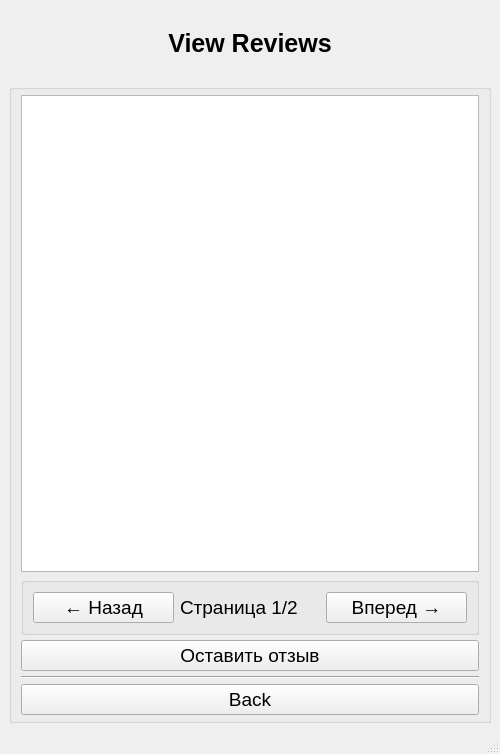
<?xml version="1.0" encoding="UTF-8"?>
<ui version="4.0">
 <class>MainWindow</class>
 <widget class="QMainWindow" name="MainWindow">
  <property name="geometry">
   <rect>
    <x>0</x>
    <y>0</y>
    <width>500</width>
    <height>754</height>
   </rect>
  </property>
  <property name="windowTitle">
   <string>MainWindow</string>
  </property>
  <widget class="QWidget" name="centralwidget">
   <property name="minimumSize">
    <size>
     <width>500</width>
     <height>700</height>
    </size>
   </property>
   <property name="maximumSize">
    <size>
     <width>16777215</width>
     <height>16777215</height>
    </size>
   </property>
   <layout class="QVBoxLayout" name="verticalLayout_2" stretch="0,0,0,0">
    <item>
     <spacer name="horizontalSpacer_2">
      <property name="orientation">
       <enum>Qt::Orientation::Horizontal</enum>
      </property>
      <property name="sizeHint" stdset="0">
       <size>
        <width>40</width>
        <height>20</height>
       </size>
      </property>
     </spacer>
    </item>
    <item>
     <widget class="QLabel" name="label">
      <property name="font">
       <font>
        <pointsize>19</pointsize>
        <bold>true</bold>
       </font>
      </property>
      <property name="text">
       <string>View Reviews</string>
      </property>
      <property name="textFormat">
       <enum>Qt::TextFormat::AutoText</enum>
      </property>
      <property name="scaledContents">
       <bool>false</bool>
      </property>
      <property name="alignment">
       <set>Qt::AlignmentFlag::AlignCenter</set>
      </property>
     </widget>
    </item>
    <item>
     <spacer name="horizontalSpacer">
      <property name="orientation">
       <enum>Qt::Orientation::Horizontal</enum>
      </property>
      <property name="sizeHint" stdset="0">
       <size>
        <width>40</width>
        <height>20</height>
       </size>
      </property>
     </spacer>
    </item>
    <item>
     <widget class="QGroupBox" name="groupBox">
      <property name="font">
       <font>
        <pointsize>14</pointsize>
       </font>
      </property>
      <property name="title">
       <string/>
      </property>
      <property name="alignment">
       <set>Qt::AlignmentFlag::AlignCenter</set>
      </property>
      <layout class="QVBoxLayout" name="verticalLayout" stretch="0,0,0,0,1">
       <property name="spacing">
        <number>5</number>
       </property>
       <property name="sizeConstraint">
        <enum>QLayout::SizeConstraint::SetDefaultConstraint</enum>
       </property>
       <property name="topMargin">
        <number>5</number>
       </property>
       <property name="bottomMargin">
        <number>5</number>
       </property>
       <item>
        <widget class="QTableWidget" name="output_table_info"/>
       </item>
       <item>
        <widget class="QGroupBox" name="groupBox_2">
         <property name="title">
          <string/>
         </property>
         <layout class="QHBoxLayout" name="horizontalLayout_3">
          <item>
           <widget class="QPushButton" name="back_page_button">
            <property name="text">
             <string>← Назад</string>
            </property>
           </widget>
          </item>
          <item>
           <widget class="QLabel" name="pagination_info">
            <property name="text">
             <string>Страница 1/2</string>
            </property>
           </widget>
          </item>
          <item>
           <widget class="QPushButton" name="next_page_button">
            <property name="text">
             <string>Вперед →</string>
            </property>
           </widget>
          </item>
         </layout>
        </widget>
       </item>
       <item>
        <widget class="QPushButton" name="leave_review_button">
         <property name="text">
          <string>Оставить отзыв</string>
         </property>
        </widget>
       </item>
       <item>
        <widget class="Line" name="line">
         <property name="orientation">
          <enum>Qt::Orientation::Horizontal</enum>
         </property>
        </widget>
       </item>
       <item>
        <widget class="QPushButton" name="back_button">
         <property name="text">
          <string>Back</string>
         </property>
         <property name="autoExclusive">
          <bool>false</bool>
         </property>
        </widget>
       </item>
      </layout>
     </widget>
    </item>
   </layout>
  </widget>
  <widget class="QMenuBar" name="menubar">
   <property name="geometry">
    <rect>
     <x>0</x>
     <y>0</y>
     <width>500</width>
     <height>33</height>
    </rect>
   </property>
  </widget>
  <widget class="QStatusBar" name="statusbar"/>
 </widget>
 <resources/>
 <connections/>
</ui>
